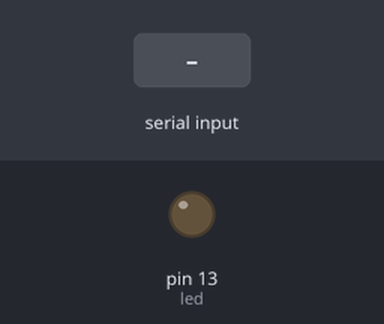
Bench run of a sketch on a simulated Arduino Uno, built with avr-gcc and run on an emulated ATmega328P. Shown: output pins drawn as LEDs (lit = HIGH). The test bench sets the inputs (shaded band).

Above: at 1.2 s.
1.3 s: "A" received over Serial
At 2.3 s:
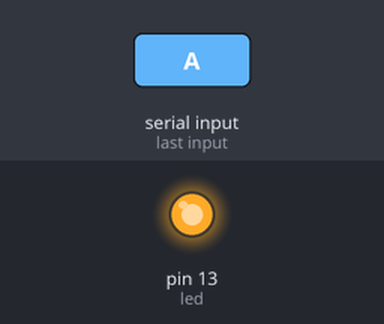
2.8 s: "B" received over Serial
At 3.4 s:
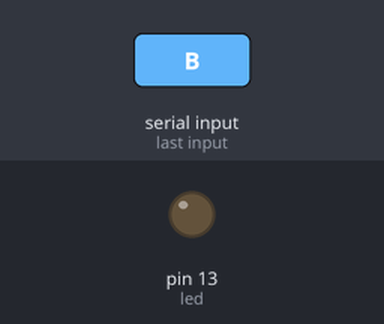
Timing chart, 0 to 5.8 s (numbered marks = the images above; inputs shaded):
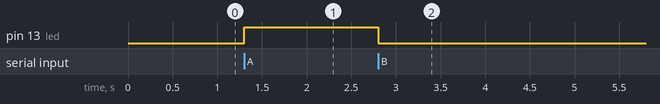

Measured:
- after the input at 1.3 s, pin 13 (led): LOW → HIGH at once
- after the input at 2.8 s, pin 13 (led): HIGH → LOW at once

The sketch:

Code_Arduino.ino
```cpp
const int led = 13;
char data;
void setup() {
  Serial.begin(9600);
  pinMode(led, OUTPUT);
}
void loop() {
  if (Serial.available() > 0)
  {
    data = Serial.read();
  }
  switch (data)
  {
    case 'A' : digitalWrite(led,HIGH);break;
    case 'B' : digitalWrite(led,LOW);break;
  }
}
```
